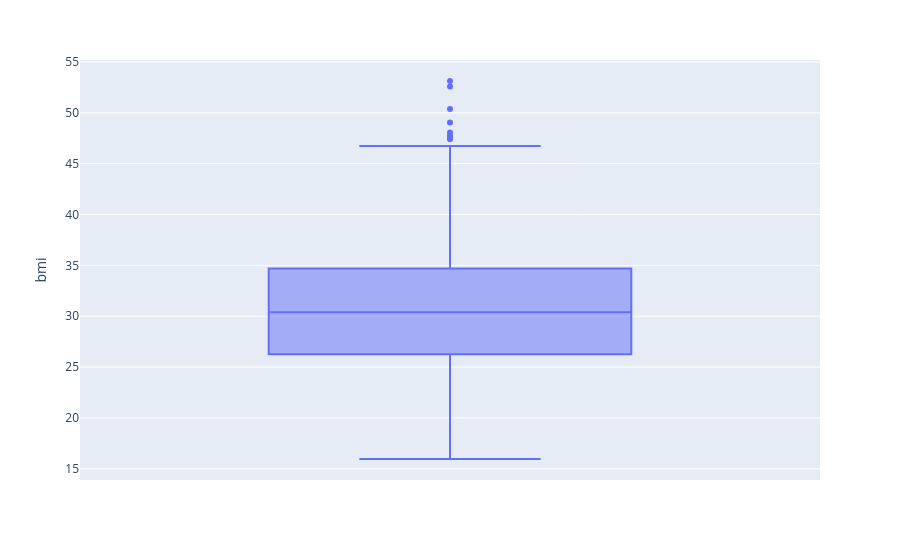

The code cell stored with this chart in its notebook:
### Code cell
import plotly.express as px

boxplot = px.box(df, y='bmi')
boxplot.show()

### Figure 1 — Plotly figure (JSON) as saved in the notebook; plotly's stock layout.template omitted (floating-point values rounded to 4 significant figures; data arrays with more than 128 entries replaced by an {"elided": "..."} marker saying what was removed)
{"data": [{"alignmentgroup": "True", "hovertemplate": "bmi=%{y}<extra></extra>", "legendgroup": "", "marker": {"color": "#636efa"}, "name": "", "notched": false, "offsetgroup": "", "orientation": "v", "showlegend": false, "type": "box", "x0": " ", "xaxis": "x", "y": {"elided": "1337 float values"}, "y0": " ", "yaxis": "y"}], "layout": {"boxmode": "group", "legend": {"tracegroupgap": 0}, "margin": {"t": 60}, "xaxis": {"anchor": "y", "domain": [0, 1]}, "yaxis": {"anchor": "x", "domain": [0, 1], "title": {"text": "bmi"}}}}
